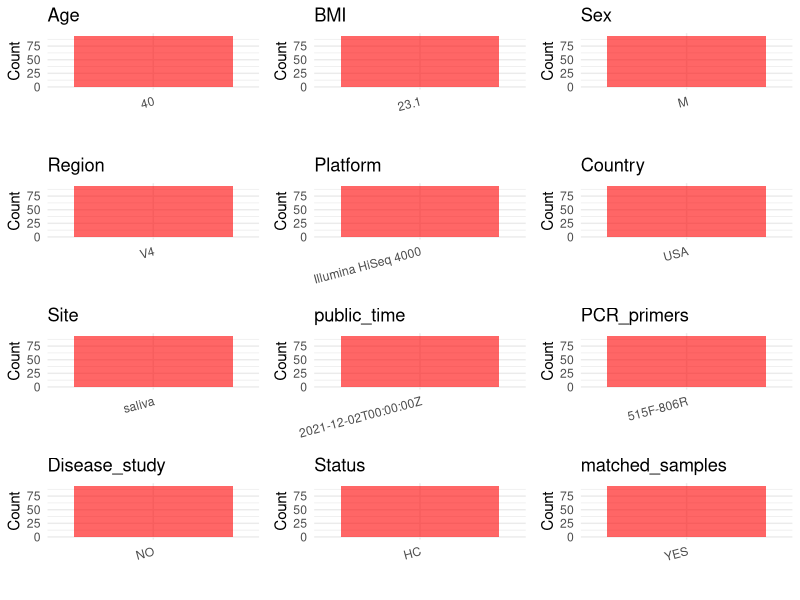

Source code (R): (Note: this script raises an error after producing the figure.)
## ---- chunk 1
# Load necessary libraries
library(dplyr)
library(ggplot2)
library(cowplot)

# Set working directory (update this path to your local directory)
setwd("E:/bioproject/PRJEB48620")

# Read the initial metadata files
initial_meta <- read.csv("SraRunTable.csv", header = T)

# Display the first few rows of the metadata
head(initial_meta)
## ---- chunk 2
# Create a uniform metadata dataframe
metadata <- data.frame(
  BioProject = initial_meta$BioProject,
  Run = initial_meta$Run,
  sample_name = initial_meta$host_subject_id,
  Age = "40",
  BMI = "23.1",  
  Sex = initial_meta$sex,
  Region = initial_meta$target_subfragment..exp.,
  Platform = initial_meta$Instrument,
  Site = initial_meta$env_material,
  public_time = initial_meta$ReleaseDate,
  stringsAsFactors=FALSE
)

# Use abbreviations to indicate gender
metadata <- metadata %>%
  mutate(Sex = recode(Sex, "female" = "F", "male" = "M"))
## ---- chunk 3
# Add information obtained from the publication
metadata$Country <- "USA"
metadata$PCR_primers <- "515F-806R"
metadata$title <- "Diurnal and eating-associated microbial patterns revealed via high-frequency saliva sampling"
metadata$Disease_study <- "NO"
# Assign disease status based on sample_name patterns
metadata$Status <- "HC"

# Check initial data distribution
cat("Initial sample distribution:\n")
table(metadata$sample_name)
table(metadata$Site)

# Calculate sampling frequency per subject
sample_counts <- table(metadata$sample_name)
cat("\nNumber of samples per subject:\n")
print(sample_counts)

# Create matched_samples column
metadata$matched_samples <- ifelse(metadata$sample_name %in% names(sample_counts[sample_counts >= 2]), "YES", "NO")

cat("\nMatched samples distribution:\n")
table(metadata$matched_samples)

# Identify samples for removal: single samples excluding saliva and tongue coat
single_samples <- names(sample_counts[sample_counts == 1])
samples_to_remove <- metadata$sample_name %in% single_samples & 
                     !(metadata$Site %in% c("saliva", "tongue coat"))

cat("\nNumber of samples to be removed:", sum(samples_to_remove), "\n")

# Remove identified samples
metadata_clean <- metadata[!samples_to_remove, ]

cat("\nFinal sample distribution after cleaning:\n")
table(metadata_clean$sample_name)
table(metadata_clean$Site)
table(metadata_clean$matched_samples)

# Use cleaned dataset for subsequent analysis
metadata <- metadata_clean
## ---- chunk 4
# Check the number of unique runs and sample names
print(paste("Number of unique runs:", length(unique(metadata$Run))))
print(paste("Number of unique sample names:", length(unique(metadata$sample_name))))
## ---- chunk 5
# Select columns for visualization
plot_data <- metadata %>%
  select(-BioProject, -Run, -sample_name, -title)

# Function to create simple plots for each column
create_simple_plots <- function(data) {
  plots <- list()
  
  for (col in colnames(data)) {
    # Check if the column is all NA
    if (all(is.na(data[[col]]))) {
      # Create an empty plot with text indicating all NA
      p <- ggplot() +
        annotate("text", x = 0.5, y = 0.5, label = "this column is NA", size = 6) +
        labs(title = col) +
        theme_void()
    } else if (is.numeric(data[[col]])) {
      # Numeric variable: histogram
      p <- ggplot(data, aes(x = .data[[col]])) +
        geom_histogram(fill = "blue", alpha = 0.6, bins = 20, na.rm = TRUE) +
        labs(title = col) +
        theme_minimal() + 
        scale_x_continuous(labels = as.integer)
    } else {
      # Categorical variable: bar plot (remove NA values)
      count_data <- as.data.frame(table(data[[col]], useNA = "ifany"))
      p <- ggplot(count_data, aes(x = reorder(Var1, -Freq), y = Freq)) +
        geom_col(fill = "red", alpha = 0.6) +
        labs(title = col, x = NULL, y = "Count") +
        theme_minimal() +
        theme(axis.text.x = element_text(angle = 15, hjust = 1))
    }
    plots[[col]] <- p
  }
  
  return(plots)
}

# Generate and arrange plots
plots <- create_simple_plots(plot_data)
p<-plot_grid(plots$Age, 
          plots$BMI, 
          plots$Sex, 
          plots$Region, 
          plots$Platform, 
          plots$Country, 
          plots$Site,
          plots$public_time, 
          plots$PCR_primers,
          plots$Disease_study,
          plots$Status,
          plots$matched_samples,# add 
          ncol = 3, align = "hv", axis = "lb")
ggsave("Metadata_Summary.png", plot = p, width = 8, height = 6, dpi = 150)
## ---- chunk 6
knitr::include_graphics("Metadata_Summary.png")
## ---- chunk 7
# Reorder columns to match the desired format
metadata <- metadata[, c(
  "BioProject", "Run", "sample_name", "Age", "BMI", "Sex", 
  "Region", "Platform", "Country", "Site", "public_time", 
  "PCR_primers", "title", "Disease_study", "Status", "matched_samples"
)]

# Export the uniform metadata to a CSV file
write.csv(metadata, file = "metadata.csv", quote = FALSE)
head(metadata)
